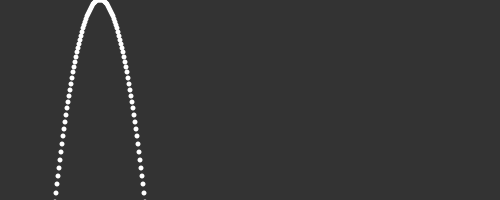
Frame 1 (no input)
Frame 60 (the mouse pressed at the canvas centre just before this capture): identical to frame 1, image omitted
Frame 120 (the mouse held since frame 60 and released just before this capture): identical to frame 1, image omitted

The Processing sketch that drew this single still picture (run headless with seeded random() and noise(); from frame 60 on, the mouse is pressed at the canvas centre):

// Processing sketch: processing_108429
// ── processing_108429.pde

int x= 0;int y = 0; int valor = 100;
void setup()
{
  noStroke();
  size(500,200);
}
void draw() {
  background(51);
  funcionCuadratica();
  }
void funcionCuadratica() {
  for(int x = -valor; x < valor; x++) {
  y= (x*x)/10;
  fill(255);
  ellipse(x+100, y, 5,5);
  }
}
